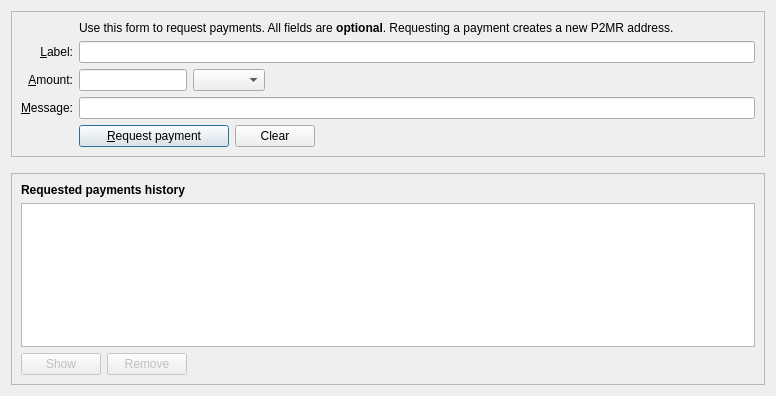
<?xml version="1.0" encoding="UTF-8"?>
<ui version="4.0">
 <class>ReceiveCoinsDialog</class>
 <widget class="QDialog" name="ReceiveCoinsDialog">
  <property name="geometry">
   <rect>
    <x>0</x>
    <y>0</y>
    <width>776</width>
    <height>396</height>
   </rect>
  </property>
  <layout class="QVBoxLayout" name="verticalLayout" stretch="0,0,1">
   <item>
    <widget class="QFrame" name="frame2">
     <property name="sizePolicy">
      <sizepolicy hsizetype="Preferred" vsizetype="Expanding">
       <horstretch>0</horstretch>
       <verstretch>0</verstretch>
      </sizepolicy>
     </property>
     <property name="frameShape">
      <enum>QFrame::StyledPanel</enum>
     </property>
     <property name="frameShadow">
      <enum>QFrame::Sunken</enum>
     </property>
     <layout class="QVBoxLayout" name="verticalLayout_3">
      <item>
       <layout class="QGridLayout" name="gridLayout">
        <item row="5" column="0">
         <widget class="QLabel" name="label">
          <property name="toolTip">
           <string>An optional amount to request. Leave this empty or zero to not request a specific amount.</string>
          </property>
          <property name="text">
           <string>&amp;Amount:</string>
          </property>
          <property name="alignment">
           <set>Qt::AlignRight|Qt::AlignTrailing|Qt::AlignVCenter</set>
          </property>
          <property name="buddy">
           <cstring>reqAmount</cstring>
          </property>
         </widget>
        </item>
        <item row="6" column="0">
         <widget class="QLabel" name="label_3">
          <property name="toolTip">
           <string>An optional message to attach to the payment request, which will be displayed when the request is opened. Note: The message will not be sent with the payment over the BTX network.</string>
          </property>
          <property name="text">
           <string>&amp;Message:</string>
          </property>
          <property name="alignment">
           <set>Qt::AlignRight|Qt::AlignTrailing|Qt::AlignVCenter</set>
          </property>
          <property name="buddy">
           <cstring>reqMessage</cstring>
          </property>
         </widget>
        </item>
        <item row="4" column="2">
         <widget class="QLineEdit" name="reqLabel">
          <property name="toolTip">
           <string>An optional label to associate with the new receiving address (used by you to identify an invoice).  It is also attached to the payment request.</string>
          </property>
         </widget>
        </item>
        <item row="2" column="2">
         <widget class="QLabel" name="label_5">
          <property name="text">
           <string>Use this form to request payments. All fields are &lt;b&gt;optional&lt;/b&gt;. Requesting a payment creates a new P2MR address.</string>
          </property>
         </widget>
        </item>
        <item row="4" column="0">
         <widget class="QLabel" name="label_2">
          <property name="toolTip">
           <string>An optional label to associate with the new receiving address.</string>
          </property>
          <property name="text">
           <string>&amp;Label:</string>
          </property>
          <property name="alignment">
           <set>Qt::AlignRight|Qt::AlignTrailing|Qt::AlignVCenter</set>
          </property>
          <property name="buddy">
           <cstring>reqLabel</cstring>
          </property>
         </widget>
        </item>
        <item row="6" column="2">
         <widget class="QLineEdit" name="reqMessage">
          <property name="toolTip">
           <string>An optional message that is attached to the payment request and may be displayed to the sender.</string>
          </property>
         </widget>
        </item>
        <item row="7" column="2">
         <layout class="QHBoxLayout" name="horizontalLayout">
          <item>
           <widget class="QPushButton" name="receiveButton">
            <property name="minimumSize">
             <size>
              <width>150</width>
              <height>0</height>
             </size>
            </property>
            <property name="text">
             <string>&amp;Request payment</string>
            </property>
            <property name="icon">
             <iconset resource="../bitcoin.qrc">
              <normaloff>:/icons/receiving_addresses</normaloff>:/icons/receiving_addresses</iconset>
            </property>
            <property name="autoDefault">
             <bool>false</bool>
            </property>
            <property name="default">
             <bool>true</bool>
            </property>
           </widget>
          </item>
          <item>
           <widget class="QPushButton" name="clearButton">
            <property name="sizePolicy">
             <sizepolicy hsizetype="Minimum" vsizetype="Fixed">
              <horstretch>0</horstretch>
              <verstretch>0</verstretch>
             </sizepolicy>
            </property>
            <property name="toolTip">
             <string>Clear all fields of the form.</string>
            </property>
            <property name="text">
             <string>Clear</string>
            </property>
            <property name="icon">
             <iconset resource="../bitcoin.qrc">
              <normaloff>:/icons/remove</normaloff>:/icons/remove</iconset>
            </property>
            <property name="autoDefault">
             <bool>false</bool>
            </property>
           </widget>
          </item>
          <item>
           <spacer name="horizontalSpacer">
            <property name="orientation">
             <enum>Qt::Horizontal</enum>
            </property>
            <property name="sizeHint" stdset="0">
             <size>
              <width>40</width>
              <height>20</height>
             </size>
            </property>
           </spacer>
          </item>
         </layout>
        </item>
        <item row="7" column="0">
         <widget class="QLabel" name="label_7">
          <property name="text">
           <string/>
          </property>
         </widget>
        </item>
        <item row="5" column="2">
         <layout class="QHBoxLayout" name="horizontalLayout_6">
          <item>
           <widget class="BitcoinAmountField" name="reqAmount">
            <property name="sizePolicy">
             <sizepolicy hsizetype="Fixed" vsizetype="Fixed">
              <horstretch>0</horstretch>
              <verstretch>0</verstretch>
             </sizepolicy>
            </property>
            <property name="minimumSize">
             <size>
              <width>80</width>
              <height>0</height>
             </size>
            </property>
            <property name="maximumSize">
             <size>
              <width>1000</width>
              <height>100</height>
             </size>
            </property>
            <property name="toolTip">
             <string>An optional amount to request. Leave this empty or zero to not request a specific amount.</string>
            </property>
           </widget>
          </item>
          <item>
           <widget class="QComboBox" name="addressType">
            <property name="sizePolicy">
             <sizepolicy hsizetype="Fixed" vsizetype="Fixed">
              <horstretch>0</horstretch>
              <verstretch>0</verstretch>
             </sizepolicy>
            </property>
            <property name="maximumSize">
             <size>
              <width>1000</width>
              <height>16777215</height>
             </size>
            </property>
            <property name="focusPolicy">
             <enum>Qt::StrongFocus</enum>
            </property>
           </widget>
          </item>
          <item>
           <spacer name="horizontalSpacer_3">
            <property name="orientation">
             <enum>Qt::Horizontal</enum>
            </property>
            <property name="sizeHint" stdset="0">
             <size>
              <width>0</width>
              <height>0</height>
             </size>
            </property>
           </spacer>
          </item>
         </layout>
        </item>
       </layout>
      </item>
     </layout>
    </widget>
   </item>
   <item>
    <spacer name="verticalSpacer_2">
     <property name="orientation">
      <enum>Qt::Vertical</enum>
     </property>
     <property name="sizeHint" stdset="0">
      <size>
       <width>20</width>
       <height>10</height>
      </size>
     </property>
    </spacer>
   </item>
   <item>
    <widget class="QFrame" name="frame">
     <property name="sizePolicy">
      <sizepolicy hsizetype="Preferred" vsizetype="Expanding">
       <horstretch>0</horstretch>
       <verstretch>0</verstretch>
      </sizepolicy>
     </property>
     <property name="frameShape">
      <enum>QFrame::StyledPanel</enum>
     </property>
     <property name="frameShadow">
      <enum>QFrame::Raised</enum>
     </property>
     <layout class="QVBoxLayout" name="verticalLayout_2">
      <item>
       <widget class="QLabel" name="label_6">
        <property name="font">
         <font>
          <weight>75</weight>
          <bold>true</bold>
         </font>
        </property>
        <property name="text">
         <string>Requested payments history</string>
        </property>
       </widget>
      </item>
      <item>
       <widget class="QTableView" name="recentRequestsView">
        <property name="contextMenuPolicy">
         <enum>Qt::CustomContextMenu</enum>
        </property>
        <property name="tabKeyNavigation">
         <bool>false</bool>
        </property>
        <property name="sortingEnabled">
         <bool>true</bool>
        </property>
       </widget>
      </item>
      <item>
       <layout class="QHBoxLayout" name="horizontalLayout_2">
        <item>
         <widget class="QPushButton" name="showRequestButton">
          <property name="enabled">
           <bool>false</bool>
          </property>
          <property name="toolTip">
           <string>Show the selected request (does the same as double clicking an entry)</string>
          </property>
          <property name="text">
           <string>Show</string>
          </property>
          <property name="icon">
           <iconset resource="../bitcoin.qrc">
            <normaloff>:/icons/eye</normaloff>:/icons/eye</iconset>
          </property>
          <property name="autoDefault">
           <bool>false</bool>
          </property>
         </widget>
        </item>
        <item>
         <widget class="QPushButton" name="removeRequestButton">
          <property name="enabled">
           <bool>false</bool>
          </property>
          <property name="toolTip">
           <string>Remove the selected entries from the list</string>
          </property>
          <property name="text">
           <string>Remove</string>
          </property>
          <property name="icon">
           <iconset resource="../bitcoin.qrc">
            <normaloff>:/icons/remove</normaloff>:/icons/remove</iconset>
          </property>
          <property name="autoDefault">
           <bool>false</bool>
          </property>
         </widget>
        </item>
        <item>
         <spacer name="horizontalSpacer_2">
          <property name="orientation">
           <enum>Qt::Horizontal</enum>
          </property>
          <property name="sizeHint" stdset="0">
           <size>
            <width>40</width>
            <height>20</height>
           </size>
          </property>
         </spacer>
        </item>
       </layout>
      </item>
     </layout>
    </widget>
   </item>
  </layout>
 </widget>
 <customwidgets>
  <customwidget>
   <class>BitcoinAmountField</class>
   <extends>QLineEdit</extends>
   <header>qt/bitcoinamountfield.h</header>
   <container>1</container>
  </customwidget>
 </customwidgets>
 <tabstops>
  <tabstop>reqLabel</tabstop>
  <tabstop>reqAmount</tabstop>
  <tabstop>addressType</tabstop>
  <tabstop>reqMessage</tabstop>
  <tabstop>receiveButton</tabstop>
  <tabstop>clearButton</tabstop>
  <tabstop>recentRequestsView</tabstop>
  <tabstop>showRequestButton</tabstop>
  <tabstop>removeRequestButton</tabstop>
 </tabstops>
 <resources>
  <include location="../bitcoin.qrc"/>
 </resources>
 <connections/>
</ui>
